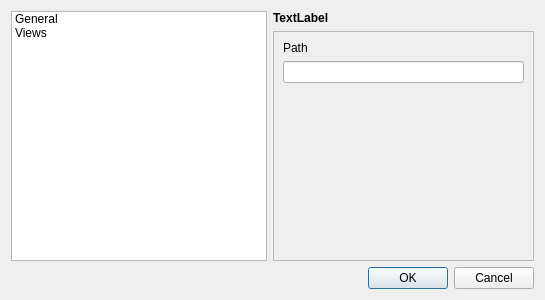
<?xml version="1.0" encoding="UTF-8"?>
<ui version="4.0">
 <class>PreferencesDialog</class>
 <widget class="QDialog" name="PreferencesDialog">
  <property name="geometry">
   <rect>
    <x>0</x>
    <y>0</y>
    <width>545</width>
    <height>300</height>
   </rect>
  </property>
  <property name="windowTitle">
   <string>Dialog</string>
  </property>
  <layout class="QVBoxLayout" name="verticalLayout_2">
   <item>
    <layout class="QHBoxLayout" name="configLayout">
     <item>
      <widget class="QListWidget" name="components">
       <property name="sizePolicy">
        <sizepolicy hsizetype="Preferred" vsizetype="Expanding">
         <horstretch>0</horstretch>
         <verstretch>0</verstretch>
        </sizepolicy>
       </property>
       <property name="iconSize">
        <size>
         <width>40</width>
         <height>40</height>
        </size>
       </property>
       <property name="uniformItemSizes">
        <bool>false</bool>
       </property>
       <item>
        <property name="text">
         <string>General</string>
        </property>
        <property name="icon">
         <iconset resource="rsc/espina.qrc">
          <normaloff>:/espina/editor.ico</normaloff>:/espina/editor.ico</iconset>
        </property>
       </item>
       <item>
        <property name="text">
         <string>Views</string>
        </property>
        <property name="icon">
         <iconset resource="rsc/espina.qrc">
          <normaloff>:/espina/show_all.svg</normaloff>:/espina/show_all.svg</iconset>
        </property>
       </item>
      </widget>
     </item>
     <item>
      <layout class="QVBoxLayout" name="verticalLayout">
       <item>
        <layout class="QHBoxLayout" name="horizontalLayout">
         <item>
          <widget class="QLabel" name="label_2">
           <property name="font">
            <font>
             <weight>75</weight>
             <bold>true</bold>
            </font>
           </property>
           <property name="text">
            <string>TextLabel</string>
           </property>
           <property name="textFormat">
            <enum>Qt::AutoText</enum>
           </property>
          </widget>
         </item>
         <item>
          <widget class="QLabel" name="label">
           <property name="maximumSize">
            <size>
             <width>32</width>
             <height>32</height>
            </size>
           </property>
           <property name="text">
            <string/>
           </property>
           <property name="pixmap">
            <pixmap resource="rsc/espina.qrc">:/espina/editor.ico</pixmap>
           </property>
           <property name="scaledContents">
            <bool>true</bool>
           </property>
          </widget>
         </item>
        </layout>
       </item>
       <item>
        <widget class="QScrollArea" name="scrollArea">
         <property name="frameShadow">
          <enum>QFrame::Plain</enum>
         </property>
         <property name="widgetResizable">
          <bool>true</bool>
         </property>
         <widget class="QWidget" name="scrollAreaWidgetContents">
          <property name="geometry">
           <rect>
            <x>0</x>
            <y>0</y>
            <width>267</width>
            <height>215</height>
           </rect>
          </property>
          <layout class="QVBoxLayout" name="verticalLayout_3">
           <item>
            <widget class="QLabel" name="label_3">
             <property name="text">
              <string>Path</string>
             </property>
            </widget>
           </item>
           <item>
            <widget class="QLineEdit" name="samplePath">
             <property name="text">
              <string/>
             </property>
            </widget>
           </item>
           <item>
            <spacer name="verticalSpacer">
             <property name="orientation">
              <enum>Qt::Vertical</enum>
             </property>
             <property name="sizeHint" stdset="0">
              <size>
               <width>20</width>
               <height>40</height>
              </size>
             </property>
            </spacer>
           </item>
          </layout>
         </widget>
        </widget>
       </item>
      </layout>
     </item>
    </layout>
   </item>
   <item>
    <widget class="QDialogButtonBox" name="buttonBox">
     <property name="orientation">
      <enum>Qt::Horizontal</enum>
     </property>
     <property name="standardButtons">
      <set>QDialogButtonBox::Cancel|QDialogButtonBox::Ok</set>
     </property>
    </widget>
   </item>
  </layout>
 </widget>
 <resources>
  <include location="rsc/espina.qrc"/>
 </resources>
 <connections>
  <connection>
   <sender>buttonBox</sender>
   <signal>accepted()</signal>
   <receiver>PreferencesDialog</receiver>
   <slot>accept()</slot>
   <hints>
    <hint type="sourcelabel">
     <x>248</x>
     <y>254</y>
    </hint>
    <hint type="destinationlabel">
     <x>157</x>
     <y>274</y>
    </hint>
   </hints>
  </connection>
  <connection>
   <sender>buttonBox</sender>
   <signal>rejected()</signal>
   <receiver>PreferencesDialog</receiver>
   <slot>reject()</slot>
   <hints>
    <hint type="sourcelabel">
     <x>316</x>
     <y>260</y>
    </hint>
    <hint type="destinationlabel">
     <x>286</x>
     <y>274</y>
    </hint>
   </hints>
  </connection>
 </connections>
</ui>
